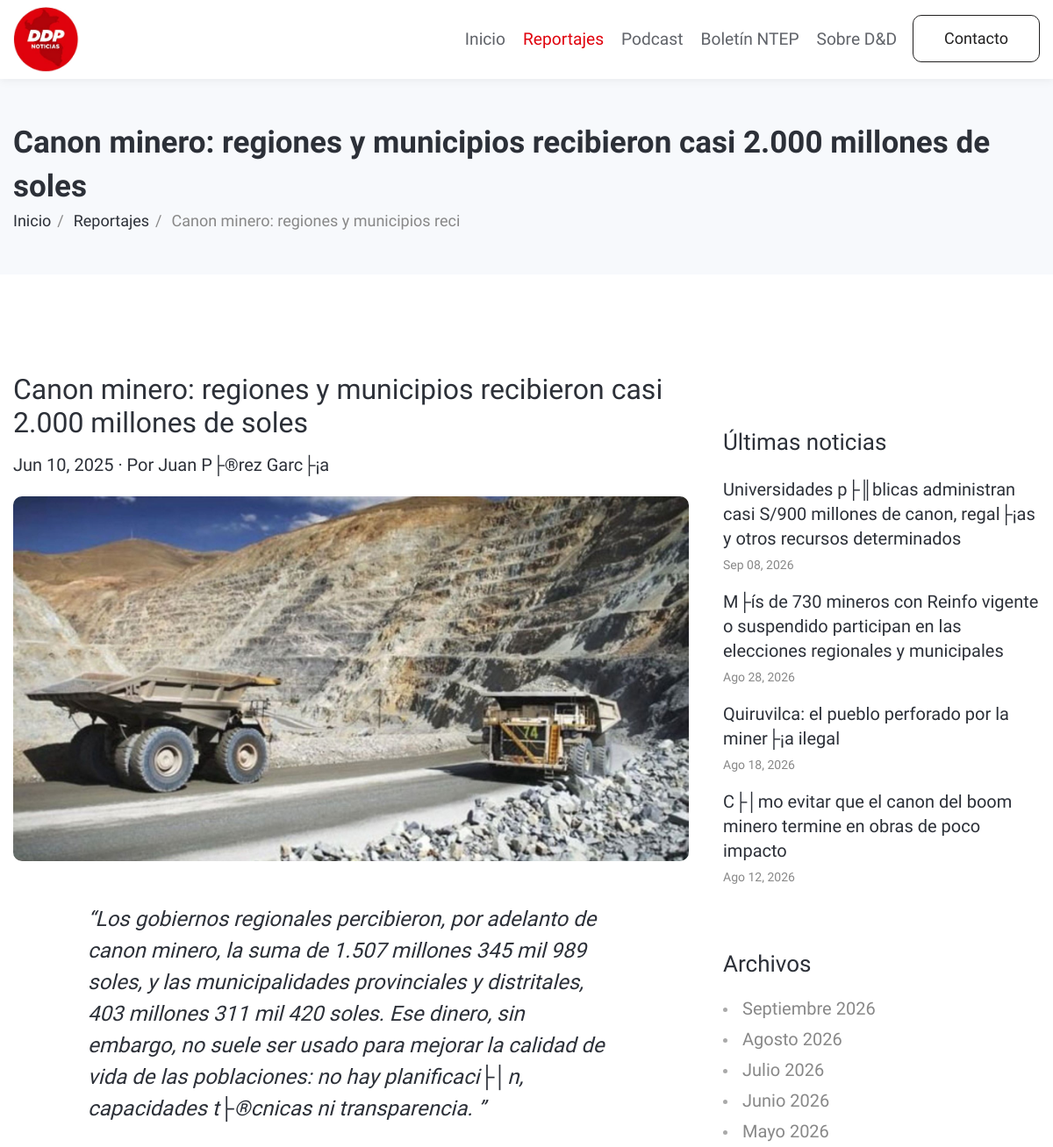
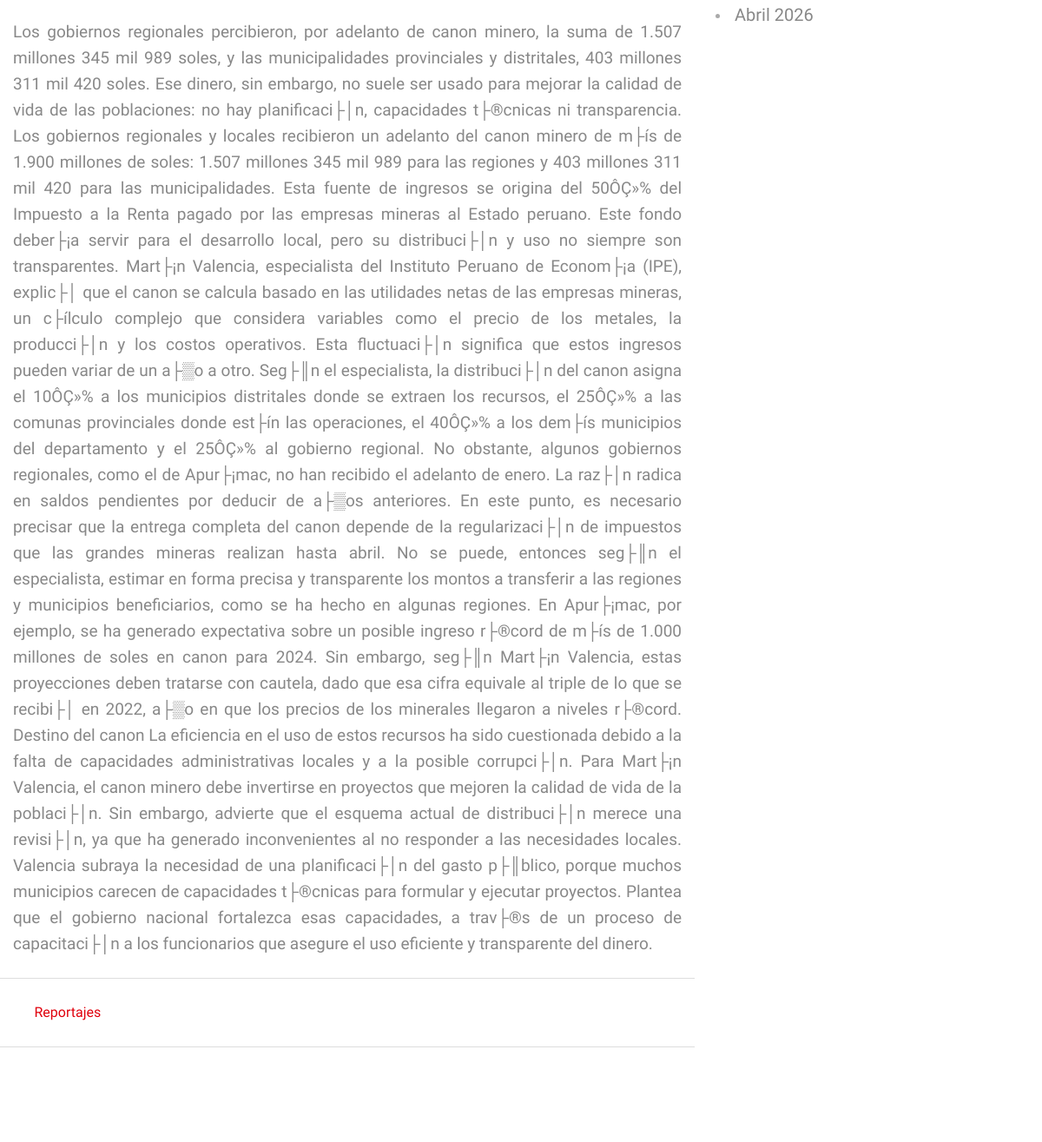
The app's page /front/reportaje.php?id=47 (upper part), older data (2 pictures, top to bottom).
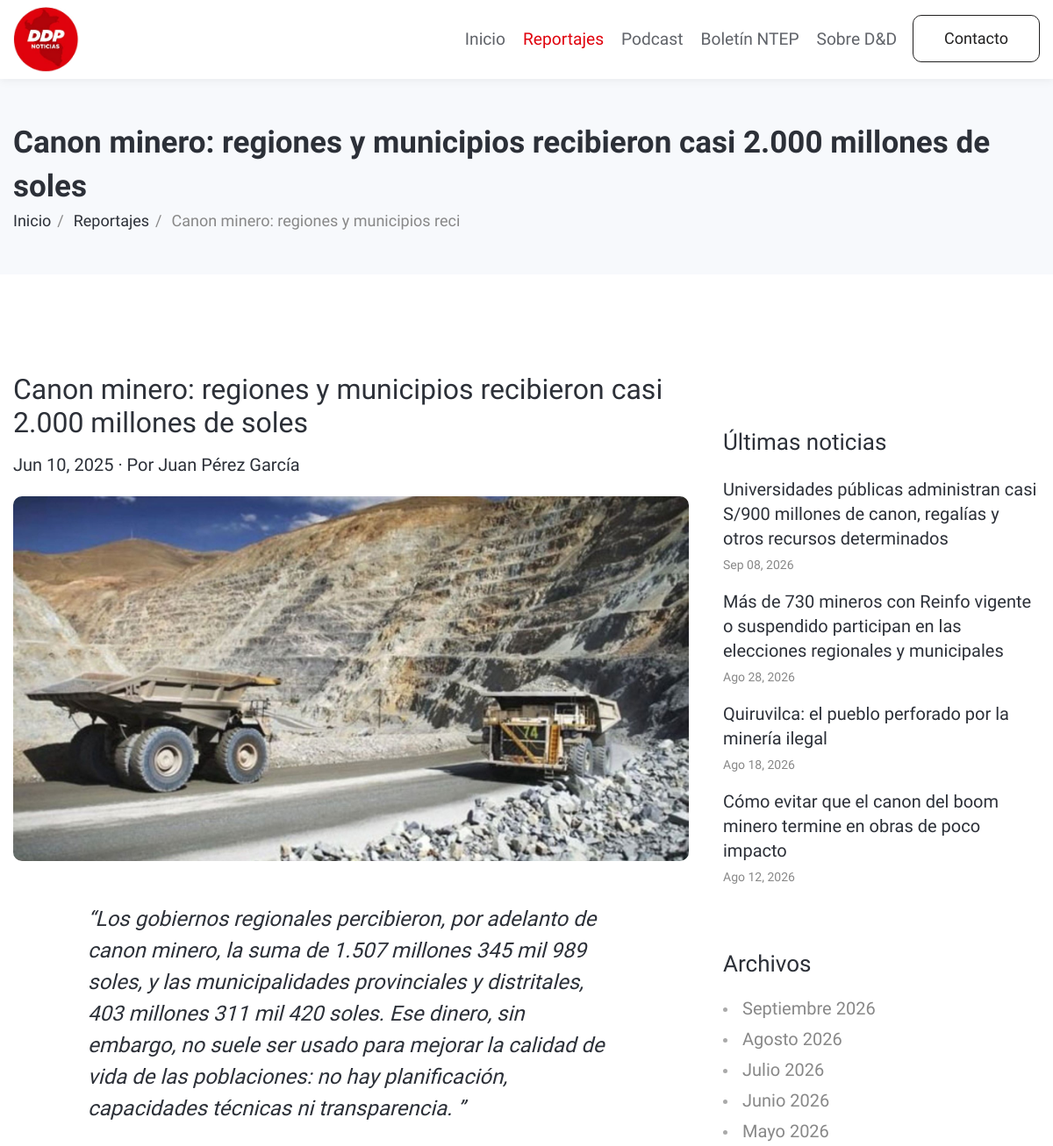
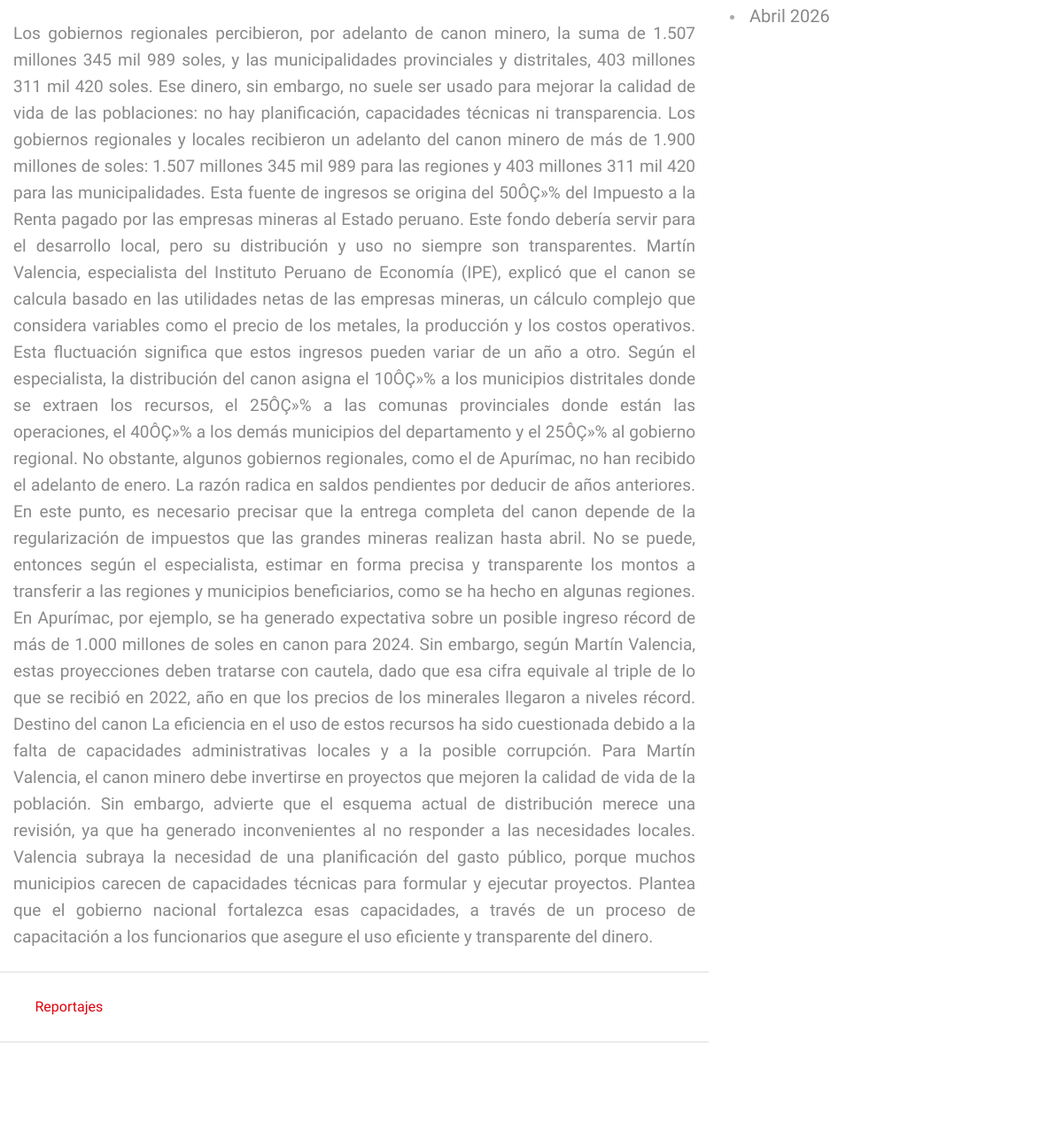
The same page, newer data (2 pictures, top to bottom).
### tables this page shows
CREATE TABLE `reportajes` (
  `reportaje_id` int(11) NOT NULL AUTO_INCREMENT,
  `titulo` varchar(255) NOT NULL,
  `resumen_corto` text DEFAULT NULL,
  `desarrollo` text DEFAULT NULL,
  `foto_portada_url` varchar(500) DEFAULT NULL,
  `archivo_pdf_url` varchar(500) DEFAULT NULL,
  `fecha_publicacion` date DEFAULT NULL,
  `activo` tinyint(1) NOT NULL DEFAULT 1,
  `estado` varchar(12) NOT NULL DEFAULT 'publicado',
  `es_destacado` tinyint(1) DEFAULT 0,
  `autor_id` int(11) NOT NULL,
  `usuario_id` int(11) NOT NULL,
  `created_at` timestamp NOT NULL DEFAULT current_timestamp(),
  `updated_at` timestamp NOT NULL DEFAULT current_timestamp() ON UPDATE current_timestamp(),
  PRIMARY KEY (`reportaje_id`),
  KEY `autor_id` (`autor_id`),
  KEY `usuario_id` (`usuario_id`),
  CONSTRAINT `reportajes_ibfk_1` FOREIGN KEY (`autor_id`) REFERENCES `autores` (`autor_id`) ON UPDATE CASCADE,
  CONSTRAINT `reportajes_ibfk_2` FOREIGN KEY (`usuario_id`) REFERENCES `usuarios` (`user_id`) ON UPDATE CASCADE
);

### front/reportaje.php (the view, shortened to what the changed rows need)
<?php require_once 'conexion.php';
$id = (int) ($_GET['id'] ?? 0);
$stmt = $pdo->prepare(
    "SELECT r.*, CONCAT(a.nombre,' ',a.apellidos) AS autor
     FROM reportajes r
     LEFT JOIN autores a ON a.autor_id = r.autor_id
     WHERE r.reportaje_id = ? AND r.activo = 1 AND r.estado = 'publicado'"
);
$stmt->execute([$id]);
$r = $stmt->fetch();
$foto = $r['foto_portada_url'];
$desarrolloHtml = mostrar_html($r['desarrollo']);
$ultimas = $pdo->query(
    "SELECT reportaje_id, titulo, fecha_publicacion FROM reportajes WHERE activo = 1 AND estado = 'publicado' ORDER BY fecha_publicacion DESC, reportaje_id DESC LIMIT 4"
)->fetchAll();
?>
<!doctype html>
<html lang="es">
  <head>
    <link rel="stylesheet" href="assets/css/style-starter.css">
  </head>
  <body>
<section class="breadcrumb-area py-sm-5 py-4">
    <div class="container">
        <div class="row">
            <div class="col-md-12">
                <div class="breadcrumb-contents">
                    <h2 class="title-big"><?= e($r['titulo']) ?></h2>
                    <div class="breadcrumb">
                        <ul>
                            <li><a href="index.php">Inicio</a></li>
                            <li><a href="reportajes.php">Reportajes</a></li>
                            <li class="active"><?= e(mb_substr($r['titulo'], 0, 40)) ?></li>
                        </ul>
                    </div>
                </div>
            </div>
        </div>
    </div>
</section>
<section class="w3l-blog mt-lg-5">
    <div class="text-element-9 py-5 mt-lg-5">
        <div class="container py-lg-3">
            <div class="row grid-text-9">
                <div class="col-lg-8">
                    <div class="blog-single-post">
                        <div class="post-content">
                            <h2 class="title-single mb-3"><?= e($r['titulo']) ?></h2>
                            <h5 class="mb-4"><?= fecha_bonita($r['fecha_publicacion']) ?><?= $r['autor'] ? ' · Por ' . e($r['autor']) : '' ?></h5>
                        </div>
                        <div class="single-post-image mb-4 text-center">
                            <?php if ($r['archivo_pdf_url']) : ?>
                                <a target="_blank" href="<?= e($r['archivo_pdf_url']) ?>"><img src="<?= e($foto) ?>" class="img-fluid w-100 radius-image" alt="blog-post-image" /><br />Clic en la imagen para ver la infografía completa</a>
                            <?php else : ?>
                                <img src="<?= e($foto) ?>" class="img-fluid w-100 radius-image" alt="blog-post-image" />
                            <?php endif; ?>
                        </div>
                        <div class="single-post-content">
                            <?php if (!empty($r['resumen_corto'])) : ?>
                            <blockquote class="blockquote my-5">
                                <q class="mb-3 d-block"><?= nl2br(e($r['resumen_corto'])) ?>
                            </blockquote>
                            <?php endif; ?>
                            <div class="desarrollo-contenido"><?= $desarrolloHtml ?></div>
                        </div>
                    </div>
                </div>
                <div class="col-lg-4 left-text-9 mt-lg-0 mt-5 pl-lg-4">
                    <div class="left-top-9 mt-5 pt-sm-3">
                        <?php foreach ($ultimas as $n) : ?>
                        <a href="reportaje.php?id=<?= (int)$n['reportaje_id'] ?>" class="p-post d-block py-2">
                            <h6 class="text-left-inner-9"><?= e($n['titulo']) ?></h6>
                            <span class="sub-inner-text-9"><?= fecha_bonita($n['fecha_publicacion']) ?></span>
                        </a>
                        <?php endforeach; ?>
                    </div>
                </div>
            </div>
        </div>
    </div>
</section>
</body>
</html>

### front/conexion.php (shortened to what the changed rows need)
<?php
function e($v) {
    return htmlspecialchars((string)$v, ENT_QUOTES, 'UTF-8');
}
function fecha_bonita($fecha) {
    $meses = ['Ene','Feb','Mar','Abr','May','Jun','Jul','Ago','Sep','Oct','Nov','Dic'];
    $t = strtotime($fecha);
    return $meses[(int)date('m', $t)-1] . ' ' . date('d', $t) . ', ' . date('Y', $t);
}
function mostrar_html($texto)
{
    $texto = (string) $texto;
    $limpio = preg_replace('#<script\b[^>]*>.*?</script>#is', '', $texto);
    $limpio = preg_replace('#<(/?)(script|iframe|object|embed)\b[^>]*>#is', '', $limpio);
    $limpio = preg_replace('#\son\w+\s*=\s*("[^"]*"|\'[^\']*\'|[^\s>]+)#i', '', $limpio);
    $parrafos = array_values(array_filter(array_map('trim', preg_split('/\n\s*\n/', $limpio)), fn($p) => $p !== ''));
    $out = '';
    foreach ($parrafos as $p) {
        $out .= '<p align="justify" class="mb-4">' . nl2br(e($p)) . '</p>';
    }
    return $out;
}

Row changes from the older to the newer data that the page shows:
changed reportajes "Canon minero: regiones y municipios recibieron casi 2.000 millones de soles": resumen_corto "…las poblaciones: no hay planificaci├│n, capacidades t├®cnicas ni transparencia." → "…las poblaciones: no hay planificación, capacidades técnicas ni transparencia."; desarrollo "…las poblaciones: no hay planificaci├│n, capacidades t├®cnicas ni transparencia. Los gobiernos regionales y locales recibieron un adelanto del canon minero de m├ís de 1.900 millones de soles: 1.507 millones 345 mil 989 para las regiones y 403 millones 311 mil 420 para las municipalidades. Esta fuente de ingresos se origina del 50ÔÇ»% del Impuesto a la Renta pagado por las empresas mineras al Estado peruano. Este fondo deber├¡a servir para el desarrollo local, pero su distribuci├│n y uso no siempre son transparentes. Mart├¡n Valencia, especialista del Instituto Peruano de Econom├¡a (IPE), explic├│ que el canon se calcula basado en las utilidades netas de las empresas mineras, un c├ílculo…" → "…las poblaciones: no hay planificación, capacidades técnicas ni transparencia. Los gobiernos regionales y locales recibieron un adelanto del canon minero de más de 1.900 millones de soles: 1.507 millones 345 mil 989 para las regiones y 403 millones 311 mil 420 para las municipalidades. Esta fuente de ingresos se origina del 50ÔÇ»% del Impuesto a la Renta pagado por las empresas mineras al Estado peruano. Este fondo debería servir para el desarrollo local, pero su distribución y uso no siempre son transparentes. Martín Valencia, especialista del Instituto Peruano de Economía (IPE), explicó que el canon se calcula basado en las utilidades netas de las empresas mineras, un cálculo complejo que…"
changed reportajes: titulo "Universidades p├║blicas administran casi S/900 millones de canon, regal├¡as y otros recursos determinados" → "Universidades públicas administran casi S/900 millones de canon, regalías y otros recursos determinados"
changed reportajes: titulo "M├ís de 730 mineros con Reinfo vigente o suspendido participan en las elecciones regionales y municipales" → "Más de 730 mineros con Reinfo vigente o suspendido participan en las elecciones regionales y municipales"
changed reportajes: titulo "Quiruvilca: el pueblo perforado por la miner├¡a ilegal" → "Quiruvilca: el pueblo perforado por la minería ilegal"
changed reportajes: titulo "C├│mo evitar que el canon del boom minero termine en obras de poco impacto" → "Cómo evitar que el canon del boom minero termine en obras de poco impacto"
Text that changed along with them:
$r['autor']: "Juan P├®rez Garc├¡a" → "Juan Pérez García"
